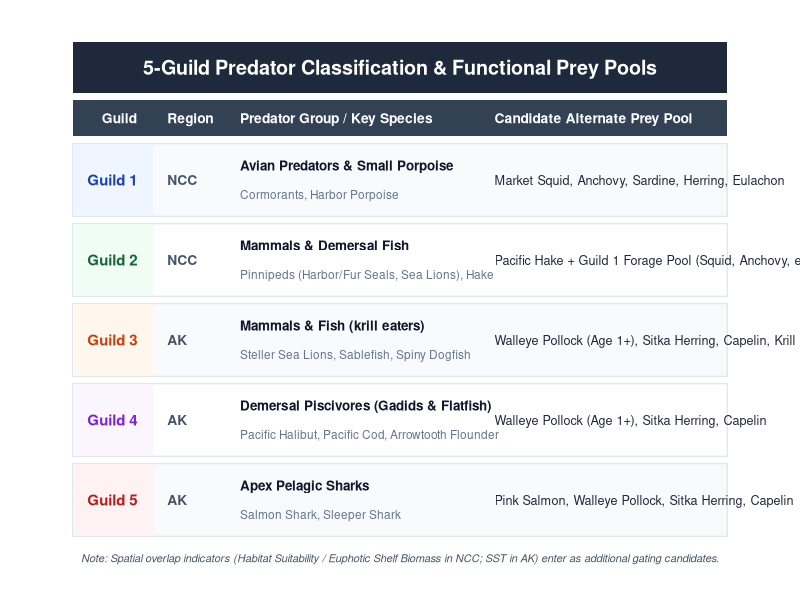
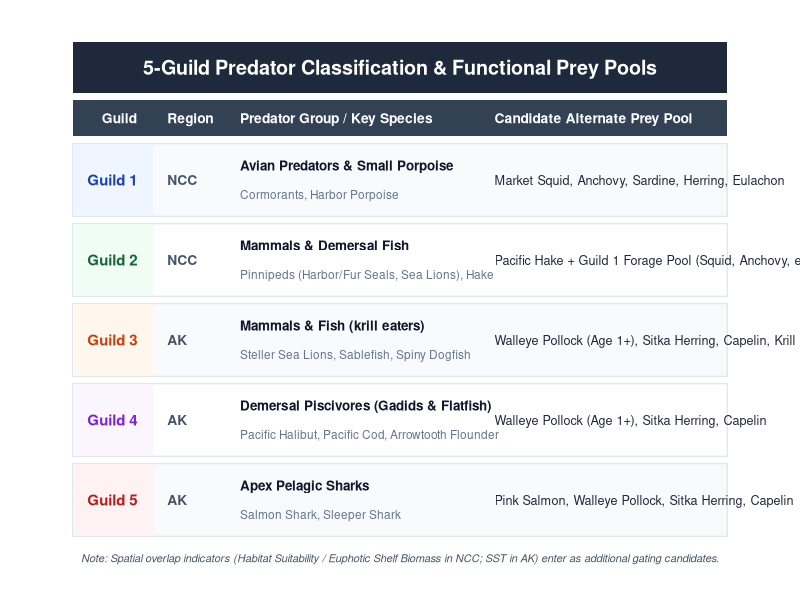

R code for these plots, in order:
library(ggplot2)
library(grid)

# Create canvas
p <- ggplot() + 
  theme_void() + 
  xlim(0, 10) + ylim(0, 7.5) +
  
  # --- Slide Header ---
  annotate("rect", xmin = 0.5, xmax = 9.5, ymin = 6.6, ymax = 7.3, fill = "#1E293B", color = NA) +
  annotate("text", x = 5, y = 6.95, label = "5-Guild Predator Classification & Functional Prey Pools", 
           color = "white", fontface = "bold", size = 5) +
  
  # --- Table Column Headers ---
  annotate("rect", xmin = 0.5, xmax = 9.5, ymin = 6.0, ymax = 6.5, fill = "#334155", color = NA) +
  annotate("text", x = 0.9, y = 6.25, label = "Guild", color = "white", fontface = "bold", size = 3.5, hjust = 0) +
  annotate("text", x = 1.8, y = 6.25, label = "Region", color = "white", fontface = "bold", size = 3.5, hjust = 0) +
  annotate("text", x = 2.8, y = 6.25, label = "Predator Group / Key Species", color = "white", fontface = "bold", size = 3.5, hjust = 0) +
  annotate("text", x = 6.3, y = 6.25, label = "Candidate Alternate Prey Pool", color = "white", fontface = "bold", size = 3.5, hjust = 0) +
  
  # --- Row 1: Guild 1 ---
  annotate("rect", xmin = 0.5, xmax = 9.5, ymin = 4.9, ymax = 5.9, fill = "#F8FAFC", color = "#E2E8F0") +
  annotate("rect", xmin = 0.5, xmax = 1.6, ymin = 4.9, ymax = 5.9, fill = "#EFF6FF", color = NA) +
  annotate("text", x = 0.7, y = 5.4, label = "Guild 1", fontface = "bold", color = "#1E40AF", size = 3.8, hjust = 0) +
  annotate("text", x = 1.8, y = 5.4, label = "NCC", fontface = "bold", color = "#475569", size = 3.5, hjust = 0) +
  annotate("text", x = 2.8, y = 5.6, label = "Avian Predators & Small Porpoise", fontface = "bold", color = "#0F172A", size = 3.4, hjust = 0) +
  annotate("text", x = 2.8, y = 5.2, label = "Cormorants, Harbor Porpoise", color = "#64748B", size = 3.0, hjust = 0) +
  annotate("text", x = 6.3, y = 5.4, label = "Market Squid, Anchovy, Sardine, Herring, Eulachon", color = "#1E293B", size = 3.2, hjust = 0) +
  
  # --- Row 2: Guild 2 ---
  annotate("rect", xmin = 0.5, xmax = 9.5, ymin = 3.8, ymax = 4.8, fill = "#FFFFFF", color = "#E2E8F0") +
  annotate("rect", xmin = 0.5, xmax = 1.6, ymin = 3.8, ymax = 4.8, fill = "#F0FDF4", color = NA) +
  annotate("text", x = 0.7, y = 4.3, label = "Guild 2", fontface = "bold", color = "#166534", size = 3.8, hjust = 0) +
  annotate("text", x = 1.8, y = 4.3, label = "NCC", fontface = "bold", color = "#475569", size = 3.5, hjust = 0) +
  annotate("text", x = 2.8, y = 4.5, label = "Mammals & Demersal Fish", fontface = "bold", color = "#0F172A", size = 3.4, hjust = 0) +
  annotate("text", x = 2.8, y = 4.1, label = "Pinnipeds (Harbor/Fur Seals, Sea Lions), Hake", color = "#64748B", size = 3.0, hjust = 0) +
  annotate("text", x = 6.3, y = 4.3, label = "Pacific Hake + Guild 1 Forage Pool (Squid, Anchovy, etc.)", color = "#1E293B", size = 3.2, hjust = 0) +
  
  # --- Row 3: Guild 3 ---
  annotate("rect", xmin = 0.5, xmax = 9.5, ymin = 2.7, ymax = 3.7, fill = "#F8FAFC", color = "#E2E8F0") +
  annotate("rect", xmin = 0.5, xmax = 1.6, ymin = 2.7, ymax = 3.7, fill = "#FFF7ED", color = NA) +
  annotate("text", x = 0.7, y = 3.2, label = "Guild 3", fontface = "bold", color = "#C2410C", size = 3.8, hjust = 0) +
  annotate("text", x = 1.8, y = 3.2, label = "AK", fontface = "bold", color = "#475569", size = 3.5, hjust = 0) +
  annotate("text", x = 2.8, y = 3.4, label = "Mammals & Fish (krill eaters)", fontface = "bold", color = "#0F172A", size = 3.4, hjust = 0) +
  annotate("text", x = 2.8, y = 3.0, label = "Steller Sea Lions, Sablefish, Spiny Dogfish", color = "#64748B", size = 3.0, hjust = 0) +
  annotate("text", x = 6.3, y = 3.2, label = "Walleye Pollock (Age 1+), Sitka Herring, Capelin, Krill", color = "#1E293B", size = 3.2, hjust = 0) +
  
  # --- Row 4: Guild 4 ---
  annotate("rect", xmin = 0.5, xmax = 9.5, ymin = 1.6, ymax = 2.6, fill = "#FFFFFF", color = "#E2E8F0") +
  annotate("rect", xmin = 0.5, xmax = 1.6, ymin = 1.6, ymax = 2.6, fill = "#FAF5FF", color = NA) +
  annotate("text", x = 0.7, y = 2.1, label = "Guild 4", fontface = "bold", color = "#7E22CE", size = 3.8, hjust = 0) +
  annotate("text", x = 1.8, y = 2.1, label = "AK", fontface = "bold", color = "#475569", size = 3.5, hjust = 0) +
  annotate("text", x = 2.8, y = 2.3, label = "Demersal Piscivores (Gadids & Flatfish)", fontface = "bold", color = "#0F172A", size = 3.4, hjust = 0) +
  annotate("text", x = 2.8, y = 1.9, label = "Pacific Halibut, Pacific Cod, Arrowtooth Flounder", color = "#64748B", size = 3.0, hjust = 0) +
  annotate("text", x = 6.3, y = 2.1, label = "Walleye Pollock (Age 1+), Sitka Herring, Capelin", color = "#1E293B", size = 3.2, hjust = 0) +
  
  # --- Row 5: Guild 5 ---
  annotate("rect", xmin = 0.5, xmax = 9.5, ymin = 0.5, ymax = 1.5, fill = "#F8FAFC", color = "#E2E8F0") +
  annotate("rect", xmin = 0.5, xmax = 1.6, ymin = 0.5, ymax = 1.5, fill = "#FEF2F2", color = NA) +
  annotate("text", x = 0.7, y = 1.0, label = "Guild 5", fontface = "bold", color = "#B91C1C", size = 3.8, hjust = 0) +
  annotate("text", x = 1.8, y = 1.0, label = "AK", fontface = "bold", color = "#475569", size = 3.5, hjust = 0) +
  annotate("text", x = 2.8, y = 1.2, label = "Apex Pelagic Sharks", fontface = "bold", color = "#0F172A", size = 3.4, hjust = 0) +
  annotate("text", x = 2.8, y = 0.8, label = "Salmon Shark, Sleeper Shark", color = "#64748B", size = 3.0, hjust = 0) +
  annotate("text", x = 6.3, y = 1.0, label = "Pink Salmon, Walleye Pollock, Sitka Herring, Capelin", color = "#1E293B", size = 3.2, hjust = 0) +
  
  # --- Footer Note ---
  annotate("text", x = 5.0, y = 0.2, label = "Note: Spatial overlap indicators (Habitat Suitability / Euphotic Shelf Biomass in NCC; SST in AK) enter as additional gating candidates.", 
           color = "#475569", size = 2.8, fontface = "italic")

# Render in RStudio
print(p)

# Save high-res PNG for PowerPoint
ggsave(file.path("Rcode_for_paper","figures","predator_guild_assignments_slide.png"), plot = p, width = 11, height = 7, dpi = 300)
